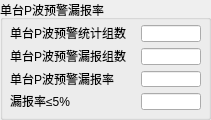
   <widget class="QGroupBox" name="groupBox_5">
    <property name="geometry">
     <rect>
      <x>330</x>
      <y>500</y>
      <width>211</width>
      <height>120</height>
     </rect>
    </property>
    <property name="title">
     <string>单台P波预警漏报率</string>
    </property>
    <widget class="QLabel" name="label_29">
     <property name="geometry">
      <rect>
       <x>10</x>
       <y>25</y>
       <width>128</width>
       <height>16</height>
      </rect>
     </property>
     <property name="text">
      <string>单台P波预警统计组数</string>
     </property>
    </widget>
    <widget class="QLabel" name="label_30">
     <property name="geometry">
      <rect>
       <x>10</x>
       <y>48</y>
       <width>128</width>
       <height>16</height>
      </rect>
     </property>
     <property name="text">
      <string>单台P波预警漏报组数</string>
     </property>
    </widget>
    <widget class="QLabel" name="label_31">
     <property name="geometry">
      <rect>
       <x>10</x>
       <y>71</y>
       <width>116</width>
       <height>16</height>
      </rect>
     </property>
     <property name="text">
      <string>单台P波预警漏报率</string>
     </property>
    </widget>
    <widget class="QLabel" name="label_32">
     <property name="geometry">
      <rect>
       <x>10</x>
       <y>93</y>
       <width>99</width>
       <height>16</height>
      </rect>
     </property>
     <property name="text">
      <string>漏报率≤5%</string>
     </property>
    </widget>
    <widget class="QLineEdit" name="single_p_warning_miss_sum">
     <property name="geometry">
      <rect>
       <x>141</x>
       <y>25</y>
       <width>60</width>
       <height>17</height>
      </rect>
     </property>
     <property name="readOnly">
      <bool>true</bool>
     </property>
    </widget>
    <widget class="QLineEdit" name="single_p_warning_miss_cnt">
     <property name="geometry">
      <rect>
       <x>141</x>
       <y>48</y>
       <width>60</width>
       <height>17</height>
      </rect>
     </property>
     <property name="readOnly">
      <bool>true</bool>
     </property>
    </widget>
    <widget class="QLineEdit" name="single_p_warning_miss_rate">
     <property name="geometry">
      <rect>
       <x>141</x>
       <y>71</y>
       <width>60</width>
       <height>16</height>
      </rect>
     </property>
     <property name="readOnly">
      <bool>true</bool>
     </property>
    </widget>
    <widget class="QLineEdit" name="single_p_warning_miss_pass">
     <property name="geometry">
      <rect>
       <x>141</x>
       <y>93</y>
       <width>60</width>
       <height>17</height>
      </rect>
     </property>
     <property name="readOnly">
      <bool>true</bool>
     </property>
    </widget>
   </widget>
